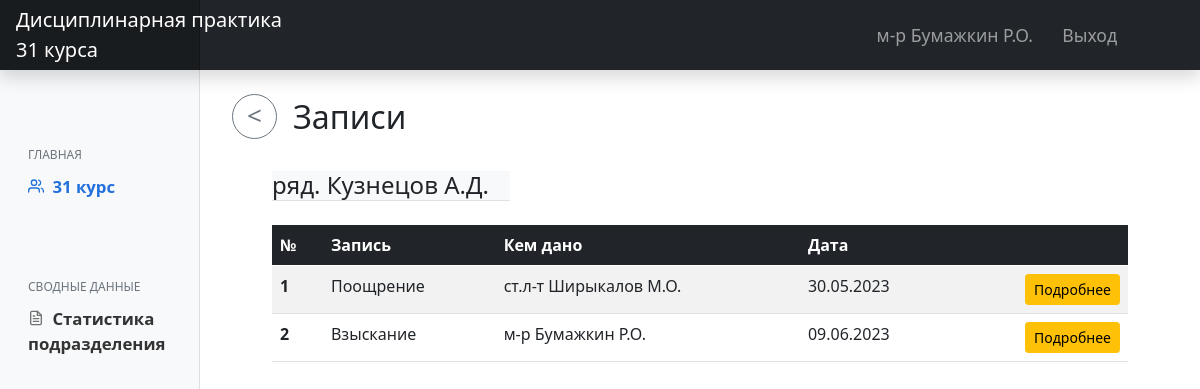
Screenshot of /notes/kuznetsov-ad-23464043/ (signed in) with the database file from the repository.
### main/models.py (models this page shows, shortened)
class CustomUser(AbstractUser):
    LS = 1
    KO = 2
    KG = 3
    KOF = 4
    ST = 5
    NK = 6
    ROLE_CHOICES = (
        (LS, 'Курсант'),
        (KO, 'Командир отделения'),
        (KG, 'Командир группы'),
        (KOF, 'Курсовой офицер'),
        (ST, 'Старшина курса'),
        (NK, 'Начальник курса')
    )
    RANG_CHOICES = (
        ('ряд.', 'Рядовой'),
        ('мл.с-т', 'Мл.Сержант'),
        ('с-т', 'Сержант'),
        ('ст.с-т', 'Ст.Сержант'),
        ('пр-к', 'Прапорщик'),
        ('ст.пр-к', 'Ст.Прапорщик'),
        ('л-т', 'Лейтенант'),
        ('ст.л-т', 'Ст.Лейтенант'),
        ('к-н', 'Капитан'),
        ('м-р', 'Майор'),
        ('п/п-к', 'Подполковник'),
        ('п-к', 'Полковник')
    )
    role = models.PositiveSmallIntegerField('Должность', choices=ROLE_CHOICES, blank=True, null=True)
    first_name = models.CharField('Имя', max_length=50, blank=True, null=True)
    last_name = models.CharField('Фамилия', max_length=50, blank=True, null=True)
    surname = models.CharField('Отчество', max_length=50, blank=True, null=True)
    rang = models.CharField('Воинское звание', choices=RANG_CHOICES, max_length=50, blank=True, null=True)
    category = TreeForeignKey('Category', on_delete=models.PROTECT, related_name='staff', verbose_name='Подразделение',
                              blank=True, null=True)
    slug = models.SlugField(max_length=255, help_text='Заполняется автоматически!', db_index=True, blank=True)
    def get_FIO(self):
        if self.last_name:
            return str(self.rang) + ' ' + str(self.last_name) + ' ' + str(self.first_name[0].upper()) + '.' + str(
                self.surname[0].upper()) + '.'
        else:
            return "'unknown'"

class Category(MPTTModel):
    COURSE_TYPE = "course"
    PLATOON_TYPE = "platoon"
    GROUP_TYPE = "group"
    UNIT_TYPE = "unit"
    type_choices = [
        (COURSE_TYPE, "Курс"),
        (PLATOON_TYPE, "Взвод"),
        (GROUP_TYPE, "Группа"),
        (UNIT_TYPE, "Отделение"),
    ]
    title = models.CharField(max_length=50, unique=True, verbose_name='Название позразделения')
    type = models.CharField(choices=type_choices, max_length=25, verbose_name="Тип категории")
    parent = TreeForeignKey('self', on_delete=models.PROTECT, null=True, blank=True, related_name='children',
                            db_index=True, verbose_name='Родительская категория')
    slug = models.SlugField()
    class MPTTMeta:
        order_insertion_by = ['title']
    class Meta:
        unique_together = [['parent', 'slug']]
        verbose_name = 'Категория'
        verbose_name_plural = 'Категории'

class Note(models.Model):
    TYPENOTE_CHOICES = (
        ('Поощрение', 'Поощрение'),
        ('Взыскание', 'Взыскание'),
        ('Снятие ранее применённого взыскания', 'Снятие ранее применённого взыскания'),
    )
    cadet = models.ForeignKey(settings.AUTH_USER_MODEL, on_delete=models.CASCADE, related_name='notes',
                              verbose_name='Кому')
    type = models.CharField('Вид записи', choices=TYPENOTE_CHOICES, max_length=40)
    who_gave = models.ForeignKey(settings.AUTH_USER_MODEL, on_delete=models.PROTECT, related_name='written_notes',
                                 verbose_name='Кем дано')
    text = models.TextField('Текст записи')
    date = models.DateTimeField('Дата', default=datetime.now())
    check_active = models.BooleanField('Активно', default=True)
    slug = models.SlugField(max_length=255, unique=True, db_index=True, blank=True)
    class Meta:
        verbose_name = 'Запись'
        verbose_name_plural = 'Записи'

### main/views.py (the view)
# urls.py: path('notes/<slug:slug>/', UserNotesListView.as_view(), name='view_user_notes'),
class UserNotesListView(LoginRequiredMixin, ListView):
    model = Note
    context_object_name = 'user_notes'
    template_name = 'main/user_notes.html'
    def get_queryset(self):
        slug = self.kwargs["slug"]
        user = CustomUser.objects.filter(slug=slug).first()
        notes = user.notes.all()
        return notes
    def get_context_data(self, **kwargs):
        context = super().get_context_data(**kwargs)
        slug = self.kwargs["slug"]
        user = CustomUser.objects.filter(slug=slug).first()
        context["user"] = user
        return context

### main/templates/main/user_notes.html (shortened to what this page needs)
{% extends 'main/layout.html' %}
{% load static %}
{% block content %}
    <h2 class="mt-4 ms-2"><a onclick="history.back();"><button class="btn btn-outline-secondary btn-circle btn-sm mb-2 me-3"><</button></a>Записи</h2>
    <h4 class="mt-4 mx-5 bg-light w-25 border-bottom">{{ user.get_FIO }}</h4>
    {% if user_notes %}
    <div class="table-responsive mt-4 mx-5">
        <table class="table table-striped">
            <thead class="table-dark">
            <tr>
                <th scope="col">№</th>
                <th scope="col">Запись</th>
                <th scope="col">Кем дано</th>
                <th scope="col">Дата</th>
                <th scope="col"></th>
            </tr>
            </thead>
            <tbody>
            {% for note in user_notes %}
                <tr>
                    <th scope="row">{{ forloop.counter }}</th>
                    <td>{{ note.type }}</td>
                    <td>{{ note.who_gave.get_FIO }}</td>
                    <td>{{ note.date|date:"d.m.Y" }}</td>
                    <td class="text-end"><a class="btn btn-sm btn-warning" href="{% url 'user_note_detail' slug=note.slug %}">Подробнее</a></td>
                </tr>
            {% endfor %}
            </tbody>
        </table>
    </div>
    {% else %}
        <div class="alert alert-warning text-center mt-4 mx-5" role="alert">
            <h4 class="mt-1">Нет записей</h4>
        </div>
    {% endif %}
{% endblock %}

### main/templates/main/layout.html (shortened to what this page needs)
{% load static %}
<!DOCTYPE html>
<html lang="ru">
<head>
    <link rel="stylesheet" href="{% static 'main/css/main.css' %}">
    <link rel="stylesheet" href="{% static 'main/css/bootstrap.min.css' %}">
    <link href="{% static 'main/js/main.js' %}" rel="stylesheet">
  </head>
  <body>
  <header class="navbar navbar-dark sticky-top bg-dark flex-md-nowrap p-0 shadow">
      <a href="{% url 'home' %}" class="navbar-brand col-md-3 col-lg-2 me-0 px-3 text-start">Дисциплинарная практика<br>31 курса</a>
      <div class="navbar-nav">
          <div class="row row-cols-2 mx-2 gx-5">
              <div class="nav-item text-nowrap">
                  <a class="nav-link nav-el">{{ request.user.get_FIO }}</a>
              </div>
              <div class="nav-item text-nowrap">
                  <a class="nav-link nav-el px-3" href="{% url 'logout' %}">Выход</a>
              </div>
          </div>
      </div>
  </header>
  <div class="container-fluid">
      <div class="row">
          <nav id="sidebarMenu" class="col-md-3 col-lg-2 d-md-block bg-light sidebar collapse">
              <div class="position-sticky pt-5">
                  <h6 class="sidebar-heading d-flex justify-content-between align-items-center px-3 mb-1 text-muted">
                      Главная</h6>
                  <ul class="nav flex-column">
                      {% if request.user.role > 1 %}
                      <li class="nav-item">
                          <a class="nav-link active" aria-current="page" href="{% url 'view_group_content' %}">
                              <span data-feather="users"></span>
                              {{ request.user.category.title }}
                          </a>
                      </li>
                      {% endif %}
                  </ul>
                  {% if request.user.role > 1 %}
                  <h6 class="sidebar-heading d-flex justify-content-between align-items-center px-3 pt-5 mt-4 mb-1 text-muted">
                      сводные данные</h6>
                  <ul class="nav flex-column mb-2">
                      <li class="nav-item">
                          <a class="nav-link" href="{% url 'statistica' %}">
                              <span data-feather="file-text"></span>
                              Статистика подразделения
                          </a>
                      </li>
                  </ul>
                  {% endif %}
              </div>
    </nav>
    <main class="col-md-9 ms-sm-auto col-lg-10 px-md-4">
        {% block content %}{% endblock %}
    </main>
  </div>
</div>
  </body>
</html>

### main/static/main/css/main.css (style rules this page uses)
body { font-size: .875rem; }
.feather { width: 16px; height: 16px; vertical-align: text-bottom; }
.sidebar { position: fixed; top: 0; bottom: 0; left: 0; z-index: 100; padding: 100px 0 0; box-shadow: inset -1px 0 0 rgba(0, 0, 0, .1); }
.sidebar .nav-link { font-weight: 600; color: #333; font-size: 1.05rem; }
.sidebar .nav-link .feather { margin-right: 4px; margin-bottom: 4px; color: #727272; }
.sidebar .nav-link { transition: transform .3s ease-out; }
.sidebar .nav-link.active { color: #2470dc; }
.sidebar .nav-link:hover .feather, .sidebar .nav-link.active .feather { color: inherit; }
.sidebar-heading { font-size: .75rem; text-transform: uppercase; }
.navbar-brand { padding-top: .75rem; padding-bottom: .75rem; font-size: 1.15rem; background-color: rgba(0, 0, 0, .25); box-shadow: inset -1px 0 0 rgba(0, 0, 0, .25); }
.nav-el { font-size: 1.1rem; }
.btn-circle.btn-sm { width: 45px; height: 45px; padding-top: 0px; padding-bottom: 3px; border-radius: 60px; font-size: 26px; text-align: center; }

### rows the page displays
CustomUser: user.get_FIO "м-р Бумажкин Р.О.", user.category "31 курс"
CustomUser: get_FIO "ряд. Кузнецов А.Д."
Note: type "Поощрение", who_gave.get_FIO "ст.л-т Ширыкалов М.О.", date "30.05.2023"
Note: type "Взыскание", who_gave.get_FIO "м-р Бумажкин Р.О.", date "09.06.2023"
